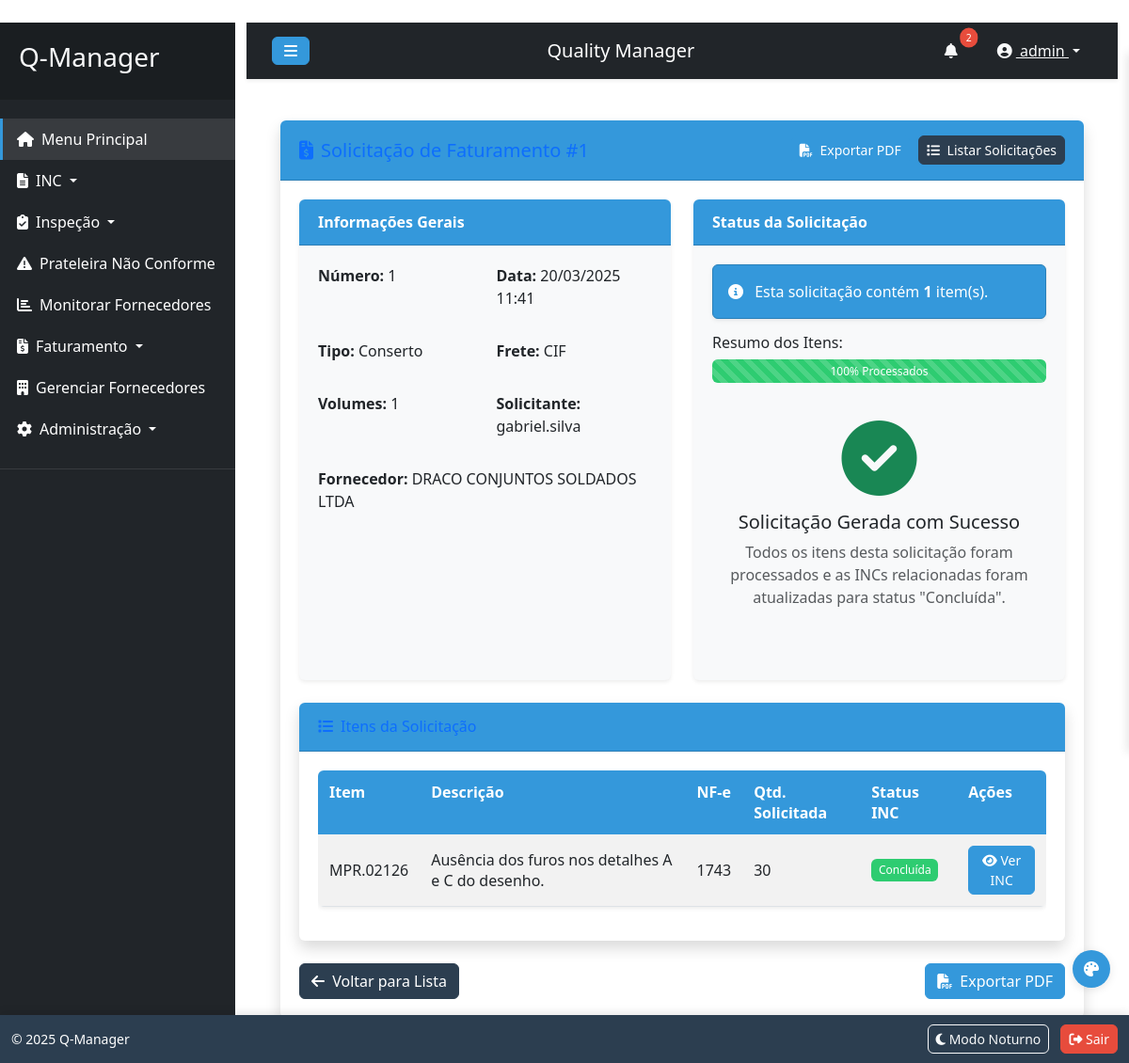
The page /faturamento/solicitacao/1 (signed in) on the database its author committed.
### tables this page shows
CREATE TABLE user (
	id INTEGER NOT NULL, 
	username VARCHAR(80) NOT NULL, 
	password VARCHAR(256) NOT NULL, 
	email VARCHAR(120), 
	is_admin BOOLEAN, 
	is_representante BOOLEAN, 
	permissions TEXT, 
	created_at DATETIME, 
	last_login DATETIME, 
	PRIMARY KEY (id), 
	UNIQUE (username), 
	UNIQUE (email)
);

CREATE TABLE solicitacao_faturamento (
	id INTEGER NOT NULL, 
	numero INTEGER NOT NULL, 
	tipo VARCHAR(30) NOT NULL, 
	data_criacao DATETIME, 
	usuario_id INTEGER NOT NULL, 
	fornecedor VARCHAR(100) NOT NULL, 
	volumes INTEGER NOT NULL, 
	tipo_frete VARCHAR(3) NOT NULL, 
	observacoes TEXT, 
	PRIMARY KEY (id), 
	UNIQUE (numero), 
	FOREIGN KEY(usuario_id) REFERENCES user (id)
);

CREATE TABLE inc (
	id INTEGER NOT NULL, 
	nf INTEGER NOT NULL, 
	data VARCHAR(10) NOT NULL, 
	representante_id INTEGER, 
	representante_nome VARCHAR(100), 
	fornecedor VARCHAR(100) NOT NULL, 
	item VARCHAR(20) NOT NULL, 
	quantidade_recebida INTEGER NOT NULL, 
	quantidade_com_defeito INTEGER NOT NULL, 
	descricao_defeito TEXT, 
	urgencia VARCHAR(20), 
	acao_recomendada TEXT, 
	fotos TEXT, 
	status VARCHAR(20), 
	created_at DATETIME, 
	oc INTEGER NOT NULL, 
	PRIMARY KEY (id), 
	FOREIGN KEY(representante_id) REFERENCES user (id), 
	UNIQUE (oc)
);

### faturamento_routes.py (the view)
@faturamento_bp.route('/solicitacao/<int:solicitacao_id>')
@login_required
def visualizar_solicitacao_faturamento(solicitacao_id):
    if not current_user.is_admin and not current_user.has_permission('faturamento'):
        flash('Acesso negado. Você não tem permissão para acessar esta funcionalidade.', 'danger')
        return redirect(url_for('main_menu'))
    solicitacao = SolicitacaoFaturamento.query.get_or_404(solicitacao_id)
    log_user_activity(
        user_id=current_user.id,
        action="view",
        entity_type="solicitacao_faturamento",
        entity_id=solicitacao_id,
        details={
            "numero": solicitacao.numero,
            "fornecedor": solicitacao.fornecedor
        }
    )
    return render_template('visualizar_solicitacao_faturamento.html', solicitacao=solicitacao)

### templates/visualizar_solicitacao_faturamento.html (shortened to what this page needs)
{% extends "base.html" %}
{% block content %}
<div class="container-fluid">
    <div class="card shadow mb-4">
        <div class="card-header py-3 d-flex justify-content-between align-items-center">
            <h5 class="m-0 font-weight-bold text-primary">
                <i class="fas fa-file-invoice-dollar me-2"></i>Solicitação de Faturamento #{{ solicitacao.numero }}
            </h5>
            <div>
                <a href="{{ url_for('faturamento.exportar_pdf_solicitacao', solicitacao_id=solicitacao.id) }}" class="btn btn-primary btn-sm">
                    <i class="fas fa-file-pdf me-1"></i> Exportar PDF
                </a>
                <a href="{{ url_for('faturamento.listar_solicitacoes_faturamento') }}" class="btn btn-secondary btn-sm">
                    <i class="fas fa-list me-1"></i> Listar Solicitações
                </a>
            </div>
        </div>
        <div class="card-body">
            <div class="row mb-4">
                <div class="col-md-6">
                    <div class="card bg-light h-100">
                        <div class="card-header bg-primary text-white">
                            Informações Gerais
                        </div>
                        <div class="card-body">
                            <div class="row mb-3">
                                <div class="col-md-6">
                                    <p><strong>Número:</strong> {{ solicitacao.numero }}</p>
                                </div>
                                <div class="col-md-6">
                                    <p><strong>Data:</strong> {{ solicitacao.data_criacao.strftime('%d/%m/%Y %H:%M') }}</p>
                                </div>
                            </div>
                            <div class="row mb-3">
                                <div class="col-md-6">
                                    <p><strong>Tipo:</strong> {{ solicitacao.tipo }}</p>
                                </div>
                                <div class="col-md-6">
                                    <p><strong>Frete:</strong> {{ solicitacao.tipo_frete }}</p>
                                </div>
                            </div>
                            <div class="row mb-3">
                                <div class="col-md-6">
                                    <p><strong>Volumes:</strong> {{ solicitacao.volumes }}</p>
                                </div>
                                <div class="col-md-6">
                                    <p><strong>Solicitante:</strong> {{ solicitacao.usuario.username }}</p>
                                </div>
                            </div>
                            <div class="mb-3">
                                <p><strong>Fornecedor:</strong> {{ solicitacao.fornecedor }}</p>
                            </div>
                        </div>
                    </div>
                </div>
                <div class="col-md-6">
                    <div class="card bg-light h-100">
                        <div class="card-header bg-primary text-white">
                            Status da Solicitação
                        </div>
                        <div class="card-body">
                            <div class="alert alert-info">
                                <i class="fas fa-info-circle me-2"></i> Esta solicitação contém <strong>{{ solicitacao.itens|length }}</strong> item(s).
                            </div>
                            <div class="mb-4">
                                <h6 class="mb-2">Resumo dos Itens:</h6>
                                <div class="progress" style="height: 25px;">
                                    {% set total_itens = solicitacao.itens|length %}
                                    {% set percent = 100 %}
                                    <div class="progress-bar bg-success progress-bar-striped" role="progressbar" style="width: {{ percent }}%" aria-valuenow="{{ percent }}" aria-valuemin="0" aria-valuemax="100">
                                        {{ percent }}% Processados
                                    </div>
                                </div>
                            </div>
                            <div class="text-center py-3">
                                <div class="mb-3">
                                    <i class="fas fa-check-circle text-success fa-5x"></i>
                                </div>
                                <h5>Solicitação Gerada com Sucesso</h5>
                                <p class="text-muted">Todos os itens desta solicitação foram processados e as INCs relacionadas foram atualizadas para status "Concluída".</p>
                            </div>
                        </div>
                    </div>
                </div>
            </div>
            <div class="card shadow mb-4">
                <div class="card-header py-3">
                    <h6 class="m-0 font-weight-bold text-primary">
                        <i class="fas fa-list me-2"></i>Itens da Solicitação
                    </h6>
                </div>
                <div class="card-body">
                    <div class="table-responsive">
                        <table class="table table-striped">
                            <thead>
                                <tr>
                                    <th>Item</th>
                                    <th>Descrição</th>
                                    <th>NF-e</th>
                                    <th>Qtd. Solicitada</th>
                                    <th>Status INC</th>
                                    <th>Ações</th>
                                </tr>
                            </thead>
                            <tbody>
                                {% for item in solicitacao.itens %}
                                <tr>
                                    <td>{{ item.inc.item }}</td>
                                    <td>
                                        {% if item.inc.descricao_defeito %}
                                            {% if item.inc.descricao_defeito|length > 50 %}
                                                <span title="{{ item.inc.descricao_defeito }}">{{ item.inc.descricao_defeito[:47] }}...</span>
                                            {% else %}
                                                {{ item.inc.descricao_defeito }}
                                            {% endif %}
                                        {% else %}
                                            <span class="text-muted">Sem descrição</span>
                                        {% endif %}
                                    </td>
                                    <td>{{ item.inc.nf }}</td>
                                    <td>{{ item.quantidade }}</td>
                                    <td>
                                        <span class="badge bg-success">
                                            {{ item.inc.status }}
                                        </span>
                                    </td>
                                    <td>
                                        <a href="{{ url_for('inc.detalhes_inc', inc_id=item.inc.id) }}" class="btn btn-info btn-sm">
                                            <i class="fas fa-eye"></i> Ver INC
                                        </a>
                                    </td>
                                </tr>
                                {% endfor %}
                            </tbody>
                        </table>
                    </div>
                </div>
            </div>
            <div class="d-flex justify-content-between">
                <a href="{{ url_for('faturamento.listar_solicitacoes_faturamento') }}" class="btn btn-secondary">
                    <i class="fas fa-arrow-left me-1"></i> Voltar para Lista
                </a>
                <a href="{{ url_for('faturamento.exportar_pdf_solicitacao', solicitacao_id=solicitacao.id) }}" class="btn btn-primary">
                    <i class="fas fa-file-pdf me-1"></i> Exportar PDF
                </a>
            </div>
        </div>
    </div>
</div>
{% endblock %}

### templates/base.html (shortened to what this page needs)
﻿<!DOCTYPE html>
<html lang="pt-br">
<head>
    <link href="https://cdn.jsdelivr.net/npm/bootstrap@5.3.0/dist/css/bootstrap.min.css" rel="stylesheet">
    <link rel="stylesheet" href="https://cdnjs.cloudflare.com/ajax/libs/font-awesome/6.4.0/css/all.min.css">
    <link rel="stylesheet" href="{{ url_for('static', filename='css/style.css') }}">
</head>
<body>
    <div class="wrapper">
        {% if current_user.is_authenticated %}
        <nav id="sidebar" class="bg-dark">
            <div class="sidebar-header">
                <h3 class="text-light">Q-Manager</h3>
            </div>
            <ul class="list-unstyled components">
                <li class="active">
                    <a href="{{ url_for('main_menu') }}"><i class="fas fa-home me-2"></i>Menu Principal</a>
                </li>
                <li>
                    <a href="#incSubmenu" data-bs-toggle="collapse" aria-expanded="false" class="dropdown-toggle">
                        <i class="fas fa-file-alt me-2"></i>INC
                    </a>
                </li>
                {% if current_user.is_admin or current_user.has_permission('rotina_inspecao') %}
                <li>
                    <a href="#inspecaoSubmenu" data-bs-toggle="collapse" aria-expanded="false" class="dropdown-toggle">
                        <i class="fas fa-clipboard-check me-2"></i>Inspeção
                    </a>
                </li>
                {% endif %}
                {% if current_user.is_admin or current_user.has_permission('prateleira') %}
                <li>
                    <a href="{{ url_for('prateleira.listar_prateleira_nao_conforme') }}">
                        <i class="fas fa-exclamation-triangle me-2"></i>Prateleira Não Conforme
                    </a>
                </li>
                {% endif %}
                {% if current_user.is_admin or current_user.has_permission('fornecedores') %}
                <li>
                    <a href="{{ url_for('inc.monitorar_fornecedores') }}">
                        <i class="fas fa-chart-bar me-2"></i>Monitorar Fornecedores
                    </a>
                </li>
                {% endif %}
                {% if current_user.is_admin or current_user.has_permission('faturamento') %}
                <li>
                    <a href="#faturamentoSubmenu" data-bs-toggle="collapse" aria-expanded="false" class="dropdown-toggle">
                        <i class="fas fa-file-invoice-dollar me-2"></i>Faturamento
                    </a>
                </li>
                {% endif %}
                <li>
                    <a href="{{ url_for('fornecedor.gerenciar_fornecedores') }}">
                        <i class="fas fa-building me-2"></i>Gerenciar Fornecedores
                    </a>
                </li>
                {% if current_user.is_admin %}
                <li>
                    <a href="#adminSubmenu" data-bs-toggle="collapse" aria-expanded="false" class="dropdown-toggle">
                        <i class="fas fa-cog me-2"></i>Administração
                    </a>
                </li>
                {% endif %}
            </ul>
        </nav>
        {% endif %}
        <div id="content" class="container-fluid">
            {% if current_user.is_authenticated %}
            <nav class="navbar navbar-expand-lg navbar-dark bg-dark">
                <div class="container-fluid">
                    <button type="button" id="sidebarCollapse" class="btn btn-info">
                        <i class="fas fa-bars"></i>
                    </button>
                    <span class="navbar-brand ms-3">Quality Manager</span>
                    <div class="d-flex align-items-center">
                        <div class="notification-bell me-3">
                            <button class="btn btn-link position-relative" id="notificationButton">
                                <i class="fas fa-bell text-light"></i>
                                <span class="notification-badge position-absolute top-0 start-100 translate-middle badge rounded-pill bg-danger" style="display:none;">
                                </span>
                            </button>
                        </div>
                        <div class="dropdown">
                            <button class="btn btn-link dropdown-toggle text-light" type="button" id="userDropdown" data-bs-toggle="dropdown" aria-expanded="false">
                                <i class="fas fa-user-circle me-1"></i> {{ current_user.username }}
                            </button>
                        </div>
                    </div>
                </div>
            </nav>
            {% endif %}
            <div class="content-body p-4">
                {% block content %}{% endblock %}
            </div>
        </div>
    </div>
    <div class="theme-selector">
        <button class="theme-toggle" id="theme-toggle">
            <i class="fas fa-palette"></i>
        </button>
    </div>
    {% if current_user.is_authenticated %}
    <footer class="footer">
        <div class="container-fluid">
            <div class="row">
                <div class="col-12 d-flex justify-content-between align-items-center">
                    <div class="footer-copyright text-white">
                        <small>&copy; 2025 Q-Manager</small>
                    </div>
                    <div>
                        <button id="toggleNightMode" class="btn btn-sm btn-outline-light me-2">
                            <i class="fas fa-moon"></i> Modo Noturno
                        </button>
                        <a href="{{ url_for('auth.logout') }}" class="btn btn-sm btn-danger">
                            <i class="fas fa-sign-out-alt"></i> Sair
                        </a>
                    </div>
                </div>
            </div>
        </div>
    </footer>
    {% endif %}
    <div id="toast-container" class="position-fixed bottom-0 end-0 p-3" style="z-index: 1100;"></div>
</body>
</html>

### rows shown on the page
user: username "admin"
solicitacao_faturamento: tipo "Conserto", tipo_frete "CIF"
inc: inc.item "MPR.02126", inc.descricao_defeito "Ausência dos furos nos detalhes A e C do desenho.", inc.nf "1743", quantidade "30", inc.status "Concluída"

### other values the page prints
{{ solicitacao.numero }} "1"
{{ solicitacao.data_criacao.strftime('%d/%m/%Y %H:%M') }} "20/03/2025 11:41"
{{ solicitacao.volumes }} "1"
{{ solicitacao.usuario.username }} "gabriel.silva"
{{ solicitacao.fornecedor }} "DRACO CONJUNTOS SOLDADOS LTDA"
{{ solicitacao.itens|length }} "1"
{{ percent }} "100"
